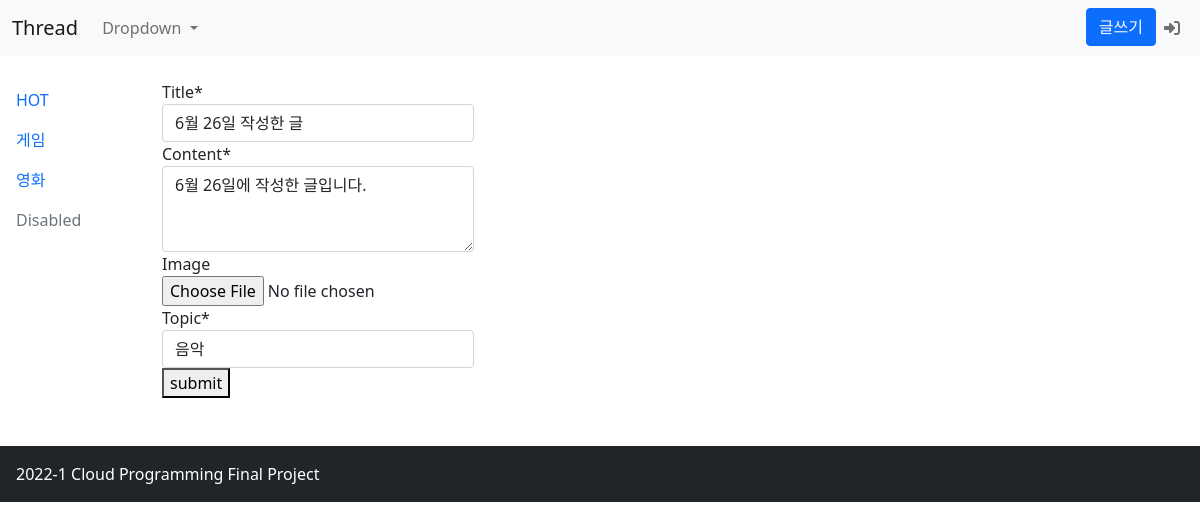
/12/update (signed in), run on the app's committed database.
### main/models.py (models this page shows, shortened)
class Thread(models.Model):
    topic = models.ForeignKey(Topic, null=True, on_delete=models.SET_NULL)
    title = models.CharField(max_length=100)
    content = MarkdownxField(max_length=5000)
    image = models.ImageField(upload_to='main/images/%Y/%m/%d/', blank=True)
    author = models.ForeignKey(User, null=True, on_delete=models.SET_NULL)
    upvotes = models.FloatField(default=0, editable=False)
    created_at = models.DateTimeField(auto_now_add=True)
    updated_at = models.DateTimeField(auto_now=True)

class Topic(models.Model):
    topic = models.CharField(max_length=10, unique=True)
    slug = models.SlugField(max_length=10, unique=True, allow_unicode=True)
    def __str__(self):
        return self.topic

### main/views.py (the view)
# urls.py: path('<int:pk>/update', views.ThreadUpdate.as_view(), name='thread-update'),
class ThreadUpdate(LoginRequiredMixin, UpdateView):
    model = Thread
    form_class = ThreadForm
    template_name = 'main/thread_update.html'
    def dispatch(self, request, *args, **kwargs):
        if request.user.is_authenticated and request.user == self.get_object().author:
            return super(ThreadUpdate, self).dispatch(request, *args, **kwargs)
        else:
            raise PermissionDenied

### main/forms.py
class ThreadForm(ModelForm):
    class Meta:
        model = Thread
        fields = ['title', 'content', 'image', 'topic']
        widgets = {
            'content': forms.Textarea(attrs={'cols': 12, 'rows': 3}),
        }

### templates/main/thread_update.html (shortened to what this page needs)
{% extends 'main/base.html' %}
{% load crispy_forms_tags %}
{% block main-area %}
<div class="container">
    <form method='POST' enctype="multipart/form-data"> {% csrf_token %}
        <table>
            {{ form | crispy }}
        </table>
        <button action="submit">submit</button>
    </form>
</div>
{% endblock %}

### data on the page
Thread: title "6월 26일 작성한 글", content "6월 26일에 작성한 글입니다."
Topic: topic "음악"
